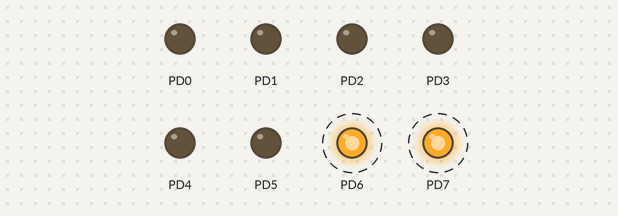
Recording of a program running on a simulated ATmega128, built with avr-gcc and emulated at 8 MHz. On the bench: output pins drawn as LEDs (lit = HIGH). Dashed ring = blinking.

Above: at 0.2 s.
Timing chart, 0 to 3.0 s (numbered marks = the images above):
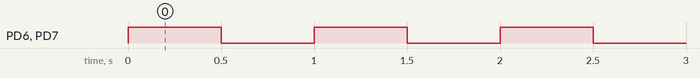

Measured:
- by itself, PD6, PD7: alternates HIGH for 0.50 s and LOW for 0.50 s

The program:

main.c
```c
/**
 * \file
 *
 * \brief Empty user application template
 *
 */

/**
 * \mainpage User Application template doxygen documentation
 *
 * \par Empty user application template
 *
 * Bare minimum empty user application template
 *
 * \par Content
 *
 * -# Include the ASF header files (through asf.h)
 * -# "Insert system clock initialization code here" comment
 * -# Minimal main function that starts with a call to board_init()
 * -# "Insert application code here" comment
 *
 */

/*
 * Include header files for all drivers that have been imported from
 * Atmel Software Framework (ASF).
 */
/*
 * Support and FAQ: visit <a href="https://www.microchip.com/support/">Microchip Support</a>
 */

#define F_CPU 8e6

#include <avr/io.h>
#include <util/delay.h>

void wait( int ms )
{
	for (int i=0; i<ms; i++)
	{
		_delay_ms( 1 );		// library function (max 30 ms at 8MHz)
	}
}

int main (void)
{
	DDRD = 0b11111111;			// All pins PORTD are set to output

	while (1)
	{
		PORTD = 0xC0;			// Write 10101010b PORTD
		wait( 500 );
		PORTD = 0x00;			// Write 01010101b PORTD
		wait( 500 );
	}

	return 1;
}
```
